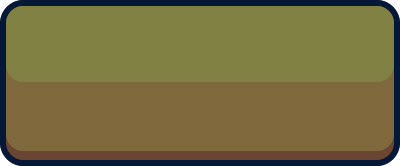
#> input picture Assets/Game/Art/Ui/bar_track.png, 400 x 166 px; its folder holds only this picture in this run
$ python make_showcase_hand.py --source ../Assets/Game/Art/Ui/bar_track.png
#> lines starting #> are read from the running program, lines starting #| are printed output that depends on the picture
#!/usr/bin/env python3
"""Cuts the owner-drawn pointing hand for the advert's showcase into Assets/Game/Art/Ui/.

    python Tools/make_showcase_hand.py --source "C:/Users/Digikey/Downloads/hand.png"   # cut it
    python Tools/make_showcase_hand.py --check                                          # prove the tip
    python Tools/make_showcase_hand.py --contact                                        # look at it

**Why a tool rather than a file dropped in** - `make_challenge_art.py`'s reason: the drawing is
1.2k square and the screen draws it 250 tall, so importing it as-is ships twenty times the
pixels for nothing. The cut is two decisions, trim to the drawing and fit the long edge, and
both are written down here.

**The fingertip is measured, never typed.** `ShowcaseHand.Fingertip` is a pivot in sprite
space; the screen seats that point on the gem it presses, so a drawing whose tip has moved
puts the hand three pixels beside the cell that moves, which is the one fault a viewer cannot
un-see. `--check` reads the tip off the shipped PNG (the topmost opaque row, the middle of it)
and refuses if it disagrees with the constant read out of `ShowcaseHand.cs`. Without the
source the shipped PNG is the artifact, as every art tool here treats a licensed pack.
"""
import argparse
import pathlib
import re
import sys

ROOT = pathlib.Path(__file__).resolve().parents[1]
OUT = ROOT / "Assets" / "Game" / "Art" / "Ui" / "showcase_hand.png"
SOURCE_CS = ROOT / "Assets" / "Game" / "Scripts" / "Presentation" / "App" / "ShowcaseHand.cs"

# The screen draws the hand 250 tall at 1080 (`ShowcaseHand.Tall`); 512 leaves tablet headroom
# without approaching `/Art/Ui/`'s 1024 cap.
LONG_EDGE = 512

# Below this the alpha is the export's soft edge rather than the drawing (`make_ad_art.TRIM_ALPHA`).
TRIM_ALPHA = 8

# How far the constant may sit from the measured tip, as a fraction of the sprite: two pixels
# on a 512 cut, which is under what a screen can show at 250.
TOLERANCE = 2.5 / LONG_EDGE


def cut(image, edge=LONG_EDGE):
    """Trim to the drawing, then fit the long edge. Nothing else."""
    from PIL import Image

    alpha = image.split()[-1]
    box = alpha.point(lambda v: 255 if v >= TRIM_ALPHA else 0).getbbox()
    if box is None:
        sys.exit("the artwork is entirely transparent")

    art = image.crop(box)
    w, h = art.size
    scale = edge / float(max(w, h))
    if scale < 1.0:
        art = art.resize((max(1, round(w * scale)), max(1, round(h * scale))), Image.LANCZOS)

    return art


def fingertip(art):
    """The pivot of the tip: the middle of the topmost opaque row, in sprite space (y up)."""
    alpha = art.split()[-1]
    w, h = art.size
    px = alpha.load()

    for y in range(h):
        xs = [x for x in range(w) if px[x, y] >= TRIM_ALPHA]
        if xs:
            # A few rows in, so the reading is the pad of the finger rather than one antialiased pixel.
            y2 = min(h - 1, y + 3)
            xs = [x for x in range(w) if px[x, y2] >= TRIM_ALPHA] or xs
            u = (min(xs) + max(xs)) / 2.0 / w
            v = 1.0 - (y + 1) / float(h)
            return u, v

    sys.exit("the artwork is entirely transparent")


def constant():
    """`ShowcaseHand.Fingertip` as written in the C#."""
    text = SOURCE_CS.read_text(encoding="utf-8")
    m = re.search(r"Fingertip\s*=\s*new Vector2\(\s*([-.\d]+)f?\s*,\s*([-.\d]+)f?\s*\)", text)
    if not m:
        sys.exit(f"could not read Fingertip out of {SOURCE_CS}")
    return float(m.group(1)), float(m.group(2))


def same(path, art):
    from PIL import Image

    if not path.exists():
        return False
    shipped = Image.open(path).convert("RGBA")
    return shipped.size == art.size and shipped.tobytes() == art.tobytes()


def check(art):
    u, v = fingertip(art)
    cu, cv = constant()
    print(f"fingertip measured ({u:.3f}, {v:.3f}); ShowcaseHand.Fingertip says ({cu:.3f}, {cv:.3f})")
    if abs(u - cu) > TOLERANCE or abs(v - cv) > TOLERANCE:
        sys.exit("ShowcaseHand.Fingertip does not match the drawing's tip - "
                 f"write it as new Vector2({u:.3f}f, {v:.3f}f)")


def contact(art):
    """The hand at the size the screen draws it, over a gem plate, tip on a cell's centre."""
    from PIL import Image, ImageDraw

    sys.path.insert(0, str(ROOT / "Tools"))
    import hudkit as K

    tall = 250
    sheet = Image.new("RGBA", (700, 600), (18, 34, 46, 255))
    d = ImageDraw.Draw(sheet)

    # A 3x3 of cells with the target in the middle, so the tip's seat can be judged.
    cell, ox, oy = 138, 140, 120
    for r in range(3):
        for c in range(3):
            x, y = ox + c * cell, oy + r * cell
            d.rounded_rectangle((x, y, x + cell - 6, y + cell - 6), 18, fill=(30, 56, 74, 255))
    cx, cy = ox + cell + cell // 2 - 3, oy + cell + cell // 2 - 3
    d.ellipse((cx - 6, cy - 6, cx + 6, cy + 6), fill=(255, 220, 90, 255))

    scale = tall / float(art.height)
    hand = art.resize((max(1, round(art.width * scale)), tall), Image.LANCZOS)
    u, v = fingertip(art)
    sheet.alpha_composite(hand, (int(cx - u * hand.width), int(cy - (1 - v) * hand.height)))

    K.text(sheet, "tip on the dot", 350, 560, 22, fill=(255, 245, 225), outline=2)

    out = ROOT / "out" / "showcase_hand.png"
    out.parent.mkdir(parents=True, exist_ok=True)
    sheet.convert("RGB").save(out)
    print(f"wrote {out}  - look at it")


def main():
    ap = argparse.ArgumentParser(description=__doc__.splitlines()[0])
    ap.add_argument("--source", help="the owner's PNG")
    ap.add_argument("--check", action="store_true", help="prove the tip and, with --source, the cut; change nothing")
    ap.add_argument("--contact", action="store_true", help="draw the sheet and change nothing")
    args = ap.parse_args()

    from PIL import Image

    if args.source:
        art = cut(Image.open(args.source).convert("RGBA"))
#> in cut, `alpha = image.split()[-1]`:
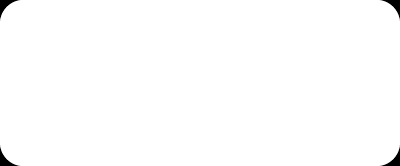
#> alpha: PIL image 400x166 L; min 0, max 255, mean 253.3
#> in cut, `box = alpha.point(lambda v: 255 if v >= TRIM_ALPHA else 0).getbbox()`: box = (0, 0, 400, 166)
#> in cut, art is the input picture: PIL image 400x166 RGBA; mean R, G, B, A 115.8, 107.1, 63.4, 253.3
        if args.check:
            if not same(OUT, art):
                sys.exit(f"{OUT.name} is not what this cuts from {args.source}")
            check(art)
            print("showcase hand: reproducible")
            return
        OUT.parent.mkdir(parents=True, exist_ok=True)
        art.save(OUT, optimize=True)
        u, v = fingertip(art)
#> the loop in fingertip, `for y in range(h):` made 1 pass
#> u on pass 1: 0.499
#> after the loop in fingertip, `for y in range(h):`: u = 0.499; v = 0.994; y2 = 3
#> u = 0.499; v = 0.994
        print(f"wrote {OUT}  {art.width}x{art.height}  fingertip ({u:.3f}, {v:.3f})")
#| wrote Assets/Game/Art/Ui/showcase_hand.png  400x166  fingertip (0.499, 0.994)
        check(art)
#> after the loop in fingertip, `for y in range(h):`: u = 0.499; v = 0.994; y2 = 3
#> in check, `u, v = fingertip(art)`: u = 0.499; v = 0.994
        if args.contact:
            contact(art)
        return

    if not OUT.exists():
        sys.exit(f"nothing at {OUT}; cut it with --source first")

    art = Image.open(OUT).convert("RGBA")
    if args.contact:
        contact(art)
    if args.check or not args.contact:
        check(art)
        print("showcase hand: tip agrees with ShowcaseHand.Fingertip (no --source, so the cut is taken as shipped)")


if __name__ == "__main__":
#> (the run stopped early here; a loop or call above may not have finished)

$ run again, on Assets/Game/Art/Ui/jelly_orange.png
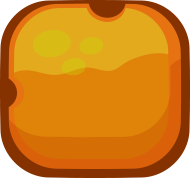
#> input picture Assets/Game/Art/Ui/jelly_orange.png, 190 x 178 px
#> in cut, `alpha = image.split()[-1]`:
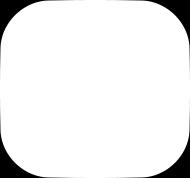
#> alpha: PIL image 190x178 L; min 0, max 255, mean 237.2
#> box = (0, 0, 190, 178)
#> in cut, art is the input picture: PIL image 190x178 RGBA; mean R, G, B, A 193, 112.3, 11.5, 237.2
#> the loop in fingertip, `for y in range(h):` made 1 pass
#> u on pass 1: 0.497
#> after the loop in fingertip, `for y in range(h):`: u = 0.497; v = 0.994; y2 = 3
#> in main, `u, v = fingertip(art)`: u = 0.497; v = 0.994
#| wrote Assets/Game/Art/Ui/showcase_hand.png  190x178  fingertip (0.497, 0.994)
#> after the loop in fingertip, `for y in range(h):`: u = 0.497; v = 0.994; y2 = 3
#> in check, `u, v = fingertip(art)`: u = 0.497; v = 0.994
